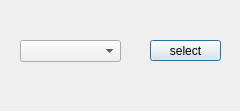
<?xml version="1.0" encoding="UTF-8"?>
<ui version="4.0">
 <class>SelectLabel</class>
 <widget class="QDialog" name="SelectLabel">
  <property name="geometry">
   <rect>
    <x>0</x>
    <y>0</y>
    <width>240</width>
    <height>111</height>
   </rect>
  </property>
  <property name="windowTitle">
   <string>Dialog</string>
  </property>
  <widget class="QComboBox" name="comboBox">
   <property name="geometry">
    <rect>
     <x>20</x>
     <y>40</y>
     <width>101</width>
     <height>22</height>
    </rect>
   </property>
  </widget>
  <widget class="QPushButton" name="pushButton">
   <property name="geometry">
    <rect>
     <x>150</x>
     <y>40</y>
     <width>71</width>
     <height>21</height>
    </rect>
   </property>
   <property name="text">
    <string>select</string>
   </property>
  </widget>
 </widget>
 <resources/>
 <connections/>
</ui>
